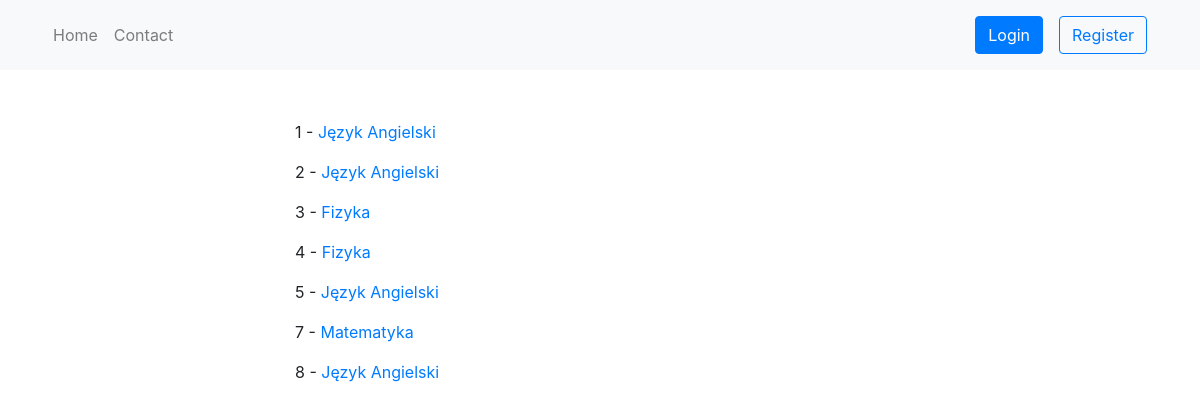
Page /schedule/ on the committed database.
### schedule/models.py (models this page shows, shortened)
class Lesson(models.Model):
    subject = models.ForeignKey(Subject, on_delete=models.CASCADE)
    location = models.ForeignKey(Location, on_delete=models.CASCADE)
    start_time = models.DateTimeField()
    end_time = models.DateTimeField()
    pupil = models.ForeignKey(CustomUser, related_name='pupil', on_delete=models.CASCADE,
                              blank=True, null=True, default=None)
    teacher = models.ForeignKey(CustomUser, related_name='teacher', on_delete=models.CASCADE, default=None)
    class_group = models.ForeignKey(ClassGroup, on_delete=models.CASCADE, blank=True, null=True, default=None)
    def get_absolute_url(self):
        return reverse("schedule:lesson-detail", kwargs={"id": self.id})

class Subject(models.Model):
    title = models.CharField(max_length=50)
    def __str__(self):
        return self.title

### schedule/views.py (the view)
# urls.py: path('', LessonListView.as_view(), name='lesson-list'),
class LessonListView(ListView):
    template_name = 'lesson/lesson_list.html'
    queryset = Lesson.objects.all()

### schedule/templates/lesson/lesson_list.html
{% extends 'base.html' %}
{% block content %}
{% for instance in object_list %}
     <p>{{ instance.id }} - <a href='{{ instance.get_absolute_url }}'>{{ instance.subject }}</a></p>
{% endfor %}
{% endblock %}

### rows in the picture
Lesson: id "1", subject "Język Angielski"
Lesson: id "2", subject "Język Angielski"
Lesson: id "3", subject "Fizyka"
Lesson: id "4", subject "Fizyka"
Lesson: id "5", subject "Język Angielski"
Lesson: id "7", subject "Matematyka"
Lesson: id "8", subject "Język Angielski"
